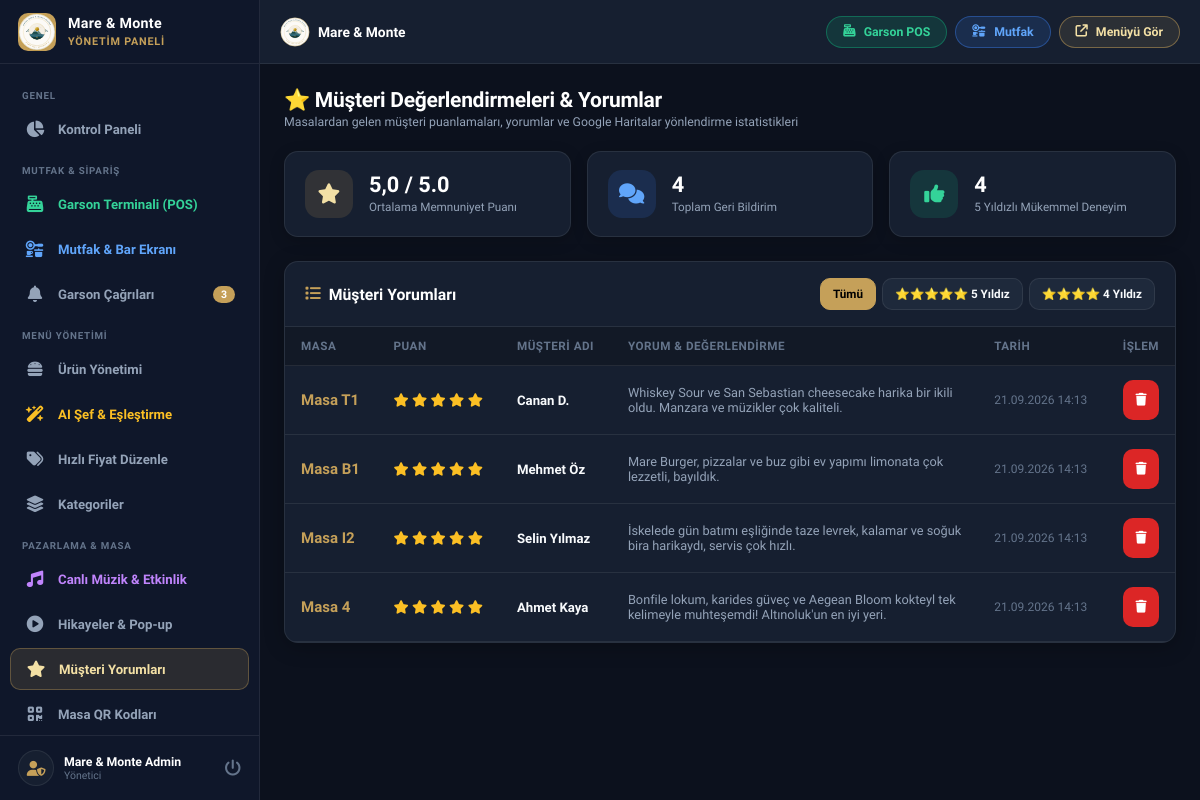
The page /admin/feedback.php (signed in) on the database its author committed.
### tables this page shows
CREATE TABLE feedback (
        id INTEGER PRIMARY KEY AUTOINCREMENT,
        table_number VARCHAR(50) DEFAULT '',
        rating INT NOT NULL DEFAULT 5,
        name VARCHAR(100) DEFAULT '',
        comment TEXT,
        is_read INT DEFAULT 0,
        created_at DATETIME DEFAULT CURRENT_TIMESTAMP
    );

### admin/feedback.php (the view, shortened to what this page needs)
<?php
require_once __DIR__ . '/header.php';
$avgRating = $pdo->query("SELECT AVG(rating) FROM feedback")->fetchColumn();
$totalFeedback = $pdo->query("SELECT COUNT(*) FROM feedback")->fetchColumn();
$fiveStarsCount = $pdo->query("SELECT COUNT(*) FROM feedback WHERE rating = 5")->fetchColumn();
$filterRating = (int)($_GET['rating'] ?? 0);
$query = "SELECT * FROM feedback";
$query .= " ORDER BY id DESC";
$feedbacks = $pdo->query($query)->fetchAll();
?>
<div class="page-header">
    <div class="page-title">
        <h1>⭐ Müşteri Değerlendirmeleri & Yorumlar</h1>
        <p>Masalardan gelen müşteri puanlamaları, yorumlar ve Google Haritalar yönlendirme istatistikleri</p>
    </div>
</div>
<div class="stats-grid">
    <div class="stat-card">
        <div class="stat-icon primary">
            <i class="fas fa-star"></i>
        </div>
        <div class="stat-data">
            <h3><?php echo number_format((float)$avgRating, 1, ',', '.'); ?> / 5.0</h3>
            <span>Ortalama Memnuniyet Puanı</span>
        </div>
    </div>
    <div class="stat-card">
        <div class="stat-icon info">
            <i class="fas fa-comments"></i>
        </div>
        <div class="stat-data">
            <h3><?php echo (int)$totalFeedback; ?></h3>
            <span>Toplam Geri Bildirim</span>
        </div>
    </div>
    <div class="stat-card">
        <div class="stat-icon success">
            <i class="fas fa-thumbs-up"></i>
        </div>
        <div class="stat-data">
            <h3><?php echo (int)$fiveStarsCount; ?></h3>
            <span>5 Yıldızlı Mükemmel Deneyim</span>
        </div>
    </div>
</div>
<div class="card">
    <div class="card-header">
        <h3 class="card-title"><i class="fas fa-list" style="color:var(--primary);"></i> Müşteri Yorumları</h3>
        <div style="display:flex; gap:6px;">
            <a href="feedback.php" class="btn <?php echo $filterRating === 0 ? 'btn-primary' : 'btn-secondary'; ?> btn-sm">Tümü</a>
            <a href="feedback.php?rating=5" class="btn <?php echo $filterRating === 5 ? 'btn-primary' : 'btn-secondary'; ?> btn-sm">⭐⭐⭐⭐⭐ 5 Yıldız</a>
            <a href="feedback.php?rating=4" class="btn <?php echo $filterRating === 4 ? 'btn-primary' : 'btn-secondary'; ?> btn-sm">⭐⭐⭐⭐ 4 Yıldız</a>
        </div>
    </div>
    <div class="card-body" style="padding: 0;">
        <div class="table-responsive desktop-table-view">
            <table class="admin-table">
                <thead>
                    <tr>
                        <th>Masa</th>
                        <th>Puan</th>
                        <th>Müşteri Adı</th>
                        <th>Yorum & Değerlendirme</th>
                        <th>Tarih</th>
                        <th style="text-align: right;">İşlem</th>
                    </tr>
                </thead>
                <tbody>
                    <?php if (empty($feedbacks)): ?>
                        <tr>
                            <td colspan="6" style="text-align: center; padding: 32px; color: var(--text-dim);">
                                Henüz değerlendirme bulunmamaktadır.
                            </td>
                        </tr>
                    <?php else: ?>
                        <?php foreach ($feedbacks as $fb): ?>
                            <tr id="row-feedback-<?php echo $fb['id']; ?>">
                                <td>
                                    <strong style="color:var(--primary); font-size:1rem;">Masa <?php echo htmlspecialchars($fb['table_number'] ?: '-'); ?></strong>
                                </td>
                                <td>
                                    <div style="color: #fbbf24; font-size: 0.9rem;">
                                        <?php for ($i=1; $i<=5; $i++): ?>
                                            <i class="<?php echo $i <= $fb['rating'] ? 'fas fa-star' : 'far fa-star'; ?>"></i>
                                        <?php endfor; ?>
                                    </div>
                                </td>
                                <td><strong><?php echo htmlspecialchars($fb['name'] ?: 'Misafir'); ?></strong></td>
                                <td style="color: var(--text-muted); font-size: 0.85rem; max-width: 360px;">
                                    <?php echo htmlspecialchars($fb['comment'] ?: 'Yorum bırakılmadı.'); ?>
                                </td>
                                <td style="font-size: 0.8rem; color: var(--text-dim);">
                                    <?php echo date('d.m.Y H:i', strtotime($fb['created_at'])); ?>
                                </td>
                                <td style="text-align: right;">
                                    <button type="button" class="btn btn-danger btn-icon" onclick="deleteFeedback(<?php echo $fb['id']; ?>)">
                                        <i class="fas fa-trash"></i>
                                    </button>
                                </td>
                            </tr>
                        <?php endforeach; ?>
                    <?php endif; ?>
                </tbody>
            </table>
        </div>
    </div>
</div>
<?php require_once __DIR__ . '/footer.php'; ?>

### assets/css/admin.css (style rules this page uses)
:root { --primary: #C5A059; --primary-rgb: 197, 160, 89; --primary-hover: #B38E46; --primary-light: #F3E0A5; --primary-dark: #8C6D37; --bg-dark: #090D16; --bg-sidebar: #0F172A; --bg-body: #0C111D; --bg-card: #161F30; --bg-card-hover: #1E293B; --bg-input: #1E293B; --text-main: #F8FAFC; --text-muted: #94A3B8; --text-dim: #64748B; --border: rgba(255, 255, 255, 0.08); --border-focus: rgba(197, 160, 89, 0.5); --success: #10B981; --danger: #EF4444; --warning: #F59E0B; --info: #3B82F6; --radius-xs: 6px; --radius-sm: 10px; --radius-md: 14px; --radius-lg: 20px; --radius-full: 9999px; --sidebar-width: 260px; --header-height: 64px; --bottom-nav-height: 64px; }
*, *::before, *::after { box-sizing: border-box; margin: 0; padding: 0; -webkit-tap-highlight-color: transparent; }
html { font-family: 'Plus Jakarta Sans', -apple-system, BlinkMacSystemFont, sans-serif; font-size: 15px; background-color: var(--bg-body); color: var(--text-main); -webkit-font-smoothing: antialiased; }
body { min-height: 100vh; width: 100%; overflow-x: hidden; background-color: var(--bg-body); color: var(--text-main); display: flex; }
.page-header { display: flex; align-items: center; justify-content: space-between; margin-bottom: 22px; flex-wrap: wrap; gap: 14px; }
.page-title h1 { font-size: 1.4rem; font-weight: 800; color: #fff; letter-spacing: -0.3px; }
.page-title p { font-size: 0.82rem; color: var(--text-muted); margin-top: 3px; }
.stats-grid { display: grid; grid-template-columns: repeat(auto-fit, minmax(220px, 1fr)); gap: 16px; margin-bottom: 24px; }
.stat-card { background: var(--bg-card); border: 1px solid var(--border); border-radius: var(--radius-md); padding: 18px 20px; display: flex; align-items: center; gap: 16px; box-shadow: 0 4px 15px rgba(0,0,0,0.2); }
.stat-icon { width: 48px; height: 48px; border-radius: var(--radius-md); display: flex; align-items: center; justify-content: center; font-size: 1.35rem; flex-shrink: 0; }
.stat-icon.primary { background: rgba(var(--primary-rgb), 0.15); color: var(--primary-light); }
.stat-icon.success { background: rgba(16, 185, 129, 0.15); color: #34d399; }
.stat-icon.info { background: rgba(59, 130, 246, 0.15); color: #60a5fa; }
.stat-data h3 { font-size: 1.45rem; font-weight: 800; color: #fff; line-height: 1.1; }
.stat-data span { font-size: 0.78rem; color: var(--text-muted); }
.card { background: var(--bg-card); border: 1px solid var(--border); border-radius: var(--radius-md); overflow: hidden; box-shadow: 0 4px 20px rgba(0,0,0,0.25); margin-bottom: 22px; width: 100%; box-sizing: border-box; }
.card-header { padding: 16px 20px; border-bottom: 1px solid var(--border); display: flex; align-items: center; justify-content: space-between; flex-wrap: wrap; gap: 10px; }
.card-title { font-size: 1.05rem; font-weight: 700; color: #fff; display: flex; align-items: center; gap: 8px; }
.card-body { padding: 20px; box-sizing: border-box; }
.btn { display: inline-flex; align-items: center; gap: 8px; padding: 10px 18px; border-radius: var(--radius-sm); font-family: inherit; font-size: 0.85rem; font-weight: 700; cursor: pointer; text-decoration: none; border: 1px solid transparent; transition: all 0.2s ease; min-height: 40px; }
.btn-primary { background: var(--primary); color: #000; border-color: var(--primary); }
.btn-secondary { background: var(--bg-input); color: var(--text-main); border-color: var(--border); }
.btn-danger { background: #dc2626; color: #fff; }
.btn-sm { padding: 6px 12px; font-size: 0.78rem; min-height: 32px; }
.btn-icon { width: 36px; height: 36px; padding: 0; display: inline-flex; align-items: center; justify-content: center; border-radius: var(--radius-sm); }
.table-responsive { width: 100%; overflow-x: auto; -webkit-overflow-scrolling: touch; }
.admin-table { width: 100%; border-collapse: collapse; text-align: left; }
.admin-table th { background: rgba(0, 0, 0, 0.2); padding: 12px 16px; font-size: 0.78rem; font-weight: 700; color: var(--text-dim); text-transform: uppercase; letter-spacing: 0.5px; border-bottom: 1px solid var(--border); white-space: nowrap; }
.admin-table td { padding: 14px 16px; border-bottom: 1px solid var(--border); font-size: 0.88rem; vertical-align: middle; }
.desktop-table-view { display: block; }

### rows shown on the page
feedback: table_number "T1", rating 5 (drawn), name "Canan D.", comment "Whiskey Sour ve San Sebastian cheesecake harika bir ikili oldu. Manzara ve müzikler çok kaliteli.", created_at "21.09.2026 14:13"
feedback: table_number "B1", rating 5 (drawn), name "Mehmet Öz", comment "Mare Burger, pizzalar ve buz gibi ev yapımı limonata çok lezzetli, bayıldık.", created_at "21.09.2026 14:13"
feedback: table_number "I2", rating 5 (drawn), name "Selin Yılmaz", comment "İskelede gün batımı eşliğinde taze levrek, kalamar ve soğuk bira harikaydı, servis çok hızlı.", created_at "21.09.2026 14:13"
feedback: table_number "4", rating 5 (drawn), name "Ahmet Kaya", comment "Bonfile lokum, karides güveç ve Aegean Bloom kokteyl tek kelimeyle muhteşemdi! Altınoluk'un en iyi yeri.", created_at "21.09.2026 14:13"

### other values the page prints
$pendingCallsCount "3"
$adminName "Mare & Monte Admin"
$avgRating "5,0"
$totalFeedback "4"
$fiveStarsCount "4"
